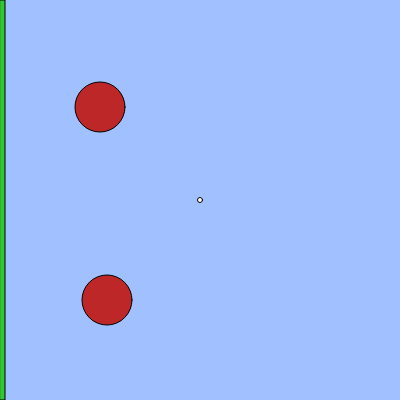
Frame 1 (no input)
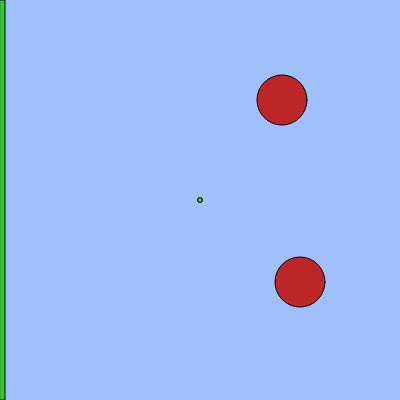
Frame 60 (no input)
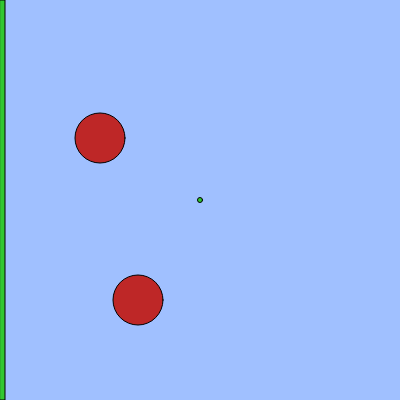
Frame 120 (the mouse pressed at the canvas centre since frame 60)

The p5.js sketch that drew these frames (run headless with seeded random() and noise() and a simulated clock; from frame 60 on, the mouse is pressed at the canvas centre):

// p5.js sketch
// ── sketch.js
// variables declared
let mH;
let cHor;
let cVer;
let inc;
let z;
let n1;



function setup(){
  createCanvas(400, 400);
cVer = 200;
cHor = 200;
inc = 1;
mH = 100;
z = 50;
n1 = 5
gate1 = false;
gate2 = false;
gate3 = false;
gate4 = false;

originalHazard()
}

function originalHazard(){

//Death Conditions using circle collision calculation xdist^2+ydist^2 <radiidist^2 for each missile. 

if ((cHor-100)*(cHor-100) + (cVer-mH)*(cVer-mH) < (250))
  {  
  fill(255,255,255)
  textSize(50);       
  textFont("serif");  
  text("YOU DIED", 100, 200);
  type ('YOU DIED');
  return;
}
else if ((cHor-300)*(cHor-300) + (cVer+mH)*(cVer+mH) < (250))
  {
    fill(255,255,255)
  textSize(50);       
  textFont("serif");  
  text("YOU DIED", 100, 200);
  type ('YOU DIED');
  return;
  }
else if ((cHor+mH)*(cHor+mH) + (cVer-100)*(cVer-100) < (250))
  {
    fill(255,255,255)
  textSize(50);       
  textFont("serif");  
  text("YOU DIED", 100, 200);
  type ('YOU DIED');
  return;
  
  }
else if ((cHor-mH)*(cHor-mH) + (cVer-300)*(cVer-300)<(250))
  {
    fill(255,255,255)
  textSize(50);       
  textFont("serif");  
  text("YOU DIED", 100, 200);
  type ('YOU DIED');
  return;
  }
  else {
  };
}

function draw (){
  background(160, 192, 255); 
//movement of character
if(keyIsDown ("A".charCodeAt(0)))
{cHor-=inc}
if(keyIsDown ("D".charCodeAt(0)))
{cHor+=inc}
if(keyIsDown ("W".charCodeAt(0)))
{cVer-=inc}
if(keyIsDown ("S".charCodeAt(0)))
{cVer+=inc}

//actual shape
var player = ellipse (cHor,cVer,5,5)

//setting boundaries between dimentions
if (cHor<0)
  {cHor=0};
if (cHor>400)
  {cHor=400};
if (cVer<0)
  {cVer=0};
if (cVer>400) 
  {cVer=400};

  //moving hazards 4 original moving circles. 
mH+= 7

fill (190,39,39)
missile1 = ellipse (100,mH,50)
missile2= ellipse (300,-mH,50)
missile3= ellipse (-mH,100,50)
missile4= ellipse (mH, 300,50)

if (mH<0,mH>400)

{mH=-1*mH}

//gate1 fill conditions
 fill (50,200,50)
rect(0,0,5,400)
  
if (cHor<5)
{
  gate1 = true;
  console.log(gate1);
}
 
if (gate1 == true) {
  fill (50,200,50)
  rect(0,0,400,5);

  //creating hazard set 2
  fill (200,19,19)
  z+= 1;
  ellipse (200,200,z)
  if (z<50,z>100)
  {z=-1*z}

  if ((cHor-150)*(cHor-150) + (cVer-150)*(cVer-150) < (z+5)*(z+5))
  {
    fill(255,255,255)
  textSize(50);       
  textFont("serif");  
  text("YOU DIED", 100, 200);
  type ('YOU DIED');
  return;
  }
}


//gate 2 fill conditions
if(cVer<5)
{
  gate2 = true;
  console.log(gate2);
}

if (gate2 == true){
fill (50,200,50)
rect(0,395,400,5)

fill (200,19,19)

//creating hazard set 3
n1+=1;
ellipse(50,50,n1)
ellipse(350,50,n1)
ellipse(50,350,n1)
ellipse(350,350,n1)
if (n1<25,n1>50)
{n1=-1*n1}


if ((cHor-350)*(cHor-350)/2 + (cVer-50)*(cVer-50)/2 < (n1+5)*(n1+5))
{
  fill(255,255,255)
textSize(50);       
textFont("serif");  
text("YOU DIED", 100, 200);
type ('YOU DIED');
return;
}

if ((cHor-50)*(cHor-50)/2 + (cVer-350)*(cVer-350)/2 < (n1+5)*(n1+5))
{
  fill(255,255,255)
textSize(50);       
textFont("serif");  
text("YOU DIED", 100, 200);
type ('YOU DIED');
return;
}

if ((cHor-350)*(cHor-350)/2 + (cVer-350)*(cVer-350)/2 < (n1+5)*(n1+5))
{
  fill(255,255,255)
textSize(50);       
textFont("serif");  
text("YOU DIED", 100, 200);
type ('YOU DIED');
return;
}


}


//gate 3 fill conditions
if (cVer>395)
{
  gate3 = true
  console.log(gate3);
}

if (gate3 == true)
{

fill (20,100,190)
rect(395,100,5,200)
}


//gate 4 fill conditions 
if (cHor>395)
{
  gate4 = true
  console.log(gate4);
}


//win condition!!!
if (gate1 ==true && gate2==true && gate3==true && gate4==true)
{
  fill (255,255,255)
  rect(100,100,200,200)
}



}
